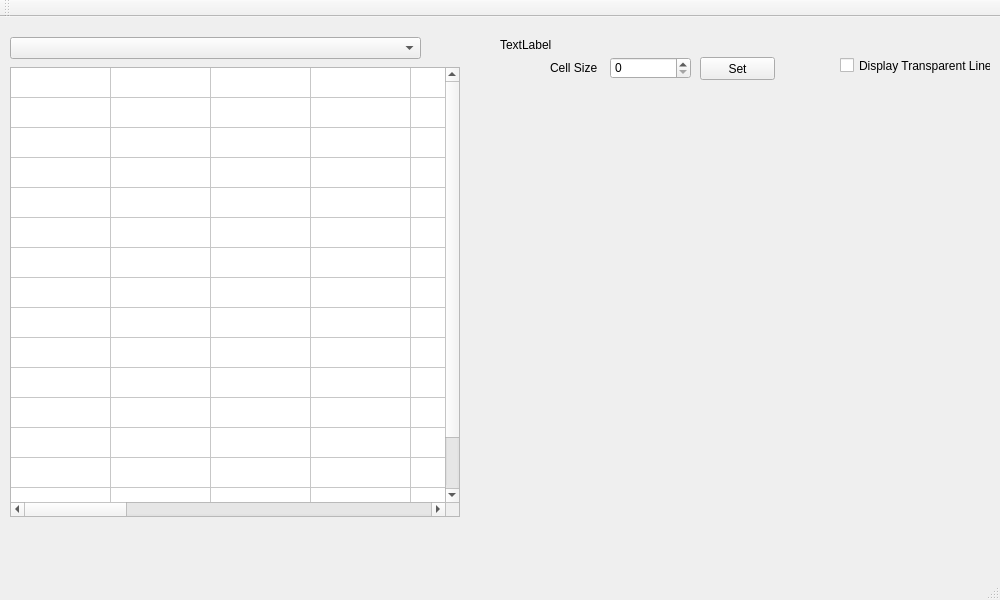
<?xml version="1.0" encoding="UTF-8"?>
<ui version="4.0">
 <class>Fonts</class>
 <widget class="QMainWindow" name="Fonts">
  <property name="geometry">
   <rect>
    <x>0</x>
    <y>0</y>
    <width>1000</width>
    <height>600</height>
   </rect>
  </property>
  <property name="minimumSize">
   <size>
    <width>800</width>
    <height>600</height>
   </size>
  </property>
  <property name="windowTitle">
   <string>Fonts</string>
  </property>
  <widget class="QWidget" name="centralWidget">
   <widget class="QComboBox" name="fontSelectCB">
    <property name="geometry">
     <rect>
      <x>10</x>
      <y>20</y>
      <width>411</width>
      <height>22</height>
     </rect>
    </property>
   </widget>
   <widget class="QTableWidget" name="symbolsTW">
    <property name="geometry">
     <rect>
      <x>10</x>
      <y>50</y>
      <width>450</width>
      <height>450</height>
     </rect>
    </property>
    <property name="sizePolicy">
     <sizepolicy hsizetype="Fixed" vsizetype="Fixed">
      <horstretch>0</horstretch>
      <verstretch>0</verstretch>
     </sizepolicy>
    </property>
    <property name="maximumSize">
     <size>
      <width>450</width>
      <height>450</height>
     </size>
    </property>
    <property name="baseSize">
     <size>
      <width>10</width>
      <height>10</height>
     </size>
    </property>
    <property name="layoutDirection">
     <enum>Qt::LeftToRight</enum>
    </property>
    <property name="autoFillBackground">
     <bool>false</bool>
    </property>
    <property name="inputMethodHints">
     <set>Qt::ImhPreferLatin</set>
    </property>
    <property name="frameShape">
     <enum>QFrame::StyledPanel</enum>
    </property>
    <property name="sizeAdjustPolicy">
     <enum>QAbstractScrollArea::AdjustToContentsOnFirstShow</enum>
    </property>
    <property name="editTriggers">
     <set>QAbstractItemView::NoEditTriggers</set>
    </property>
    <property name="rowCount">
     <number>16</number>
    </property>
    <property name="columnCount">
     <number>16</number>
    </property>
    <attribute name="horizontalHeaderVisible">
     <bool>false</bool>
    </attribute>
    <attribute name="verticalHeaderVisible">
     <bool>false</bool>
    </attribute>
    <attribute name="verticalHeaderHighlightSections">
     <bool>false</bool>
    </attribute>
    <row/>
    <row/>
    <row/>
    <row/>
    <row/>
    <row/>
    <row/>
    <row/>
    <row/>
    <row/>
    <row/>
    <row/>
    <row/>
    <row/>
    <row/>
    <row/>
    <column/>
    <column/>
    <column/>
    <column/>
    <column/>
    <column/>
    <column/>
    <column/>
    <column/>
    <column/>
    <column/>
    <column/>
    <column/>
    <column/>
    <column/>
    <column/>
   </widget>
   <widget class="QLabel" name="label">
    <property name="geometry">
     <rect>
      <x>500</x>
      <y>20</y>
      <width>381</width>
      <height>16</height>
     </rect>
    </property>
    <property name="minimumSize">
     <size>
      <width>380</width>
      <height>16</height>
     </size>
    </property>
    <property name="text">
     <string>TextLabel</string>
    </property>
   </widget>
   <widget class="QLabel" name="paintQL">
    <property name="geometry">
     <rect>
      <x>500</x>
      <y>80</y>
      <width>441</width>
      <height>451</height>
     </rect>
    </property>
    <property name="minimumSize">
     <size>
      <width>440</width>
      <height>450</height>
     </size>
    </property>
    <property name="text">
     <string/>
    </property>
   </widget>
   <widget class="QCheckBox" name="displayTransparentCB">
    <property name="geometry">
     <rect>
      <x>840</x>
      <y>40</y>
      <width>151</width>
      <height>17</height>
     </rect>
    </property>
    <property name="text">
     <string>Display Transparent Lines</string>
    </property>
   </widget>
   <widget class="QSpinBox" name="meshSizeSpin">
    <property name="geometry">
     <rect>
      <x>610</x>
      <y>40</y>
      <width>81</width>
      <height>22</height>
     </rect>
    </property>
   </widget>
   <widget class="QPushButton" name="setMeshButton">
    <property name="geometry">
     <rect>
      <x>700</x>
      <y>40</y>
      <width>75</width>
      <height>23</height>
     </rect>
    </property>
    <property name="text">
     <string>Set</string>
    </property>
   </widget>
   <widget class="QLabel" name="label_2">
    <property name="geometry">
     <rect>
      <x>550</x>
      <y>40</y>
      <width>47</width>
      <height>21</height>
     </rect>
    </property>
    <property name="text">
     <string>Cell Size:</string>
    </property>
   </widget>
  </widget>
  <widget class="QMenuBar" name="menuBar">
   <property name="geometry">
    <rect>
     <x>0</x>
     <y>0</y>
     <width>1000</width>
     <height>21</height>
    </rect>
   </property>
  </widget>
  <widget class="QToolBar" name="mainToolBar">
   <attribute name="toolBarArea">
    <enum>TopToolBarArea</enum>
   </attribute>
   <attribute name="toolBarBreak">
    <bool>false</bool>
   </attribute>
  </widget>
  <widget class="QStatusBar" name="statusBar"/>
 </widget>
 <layoutdefault spacing="6" margin="11"/>
 <resources>
  <include location="fonts.qrc"/>
 </resources>
 <connections/>
</ui>
